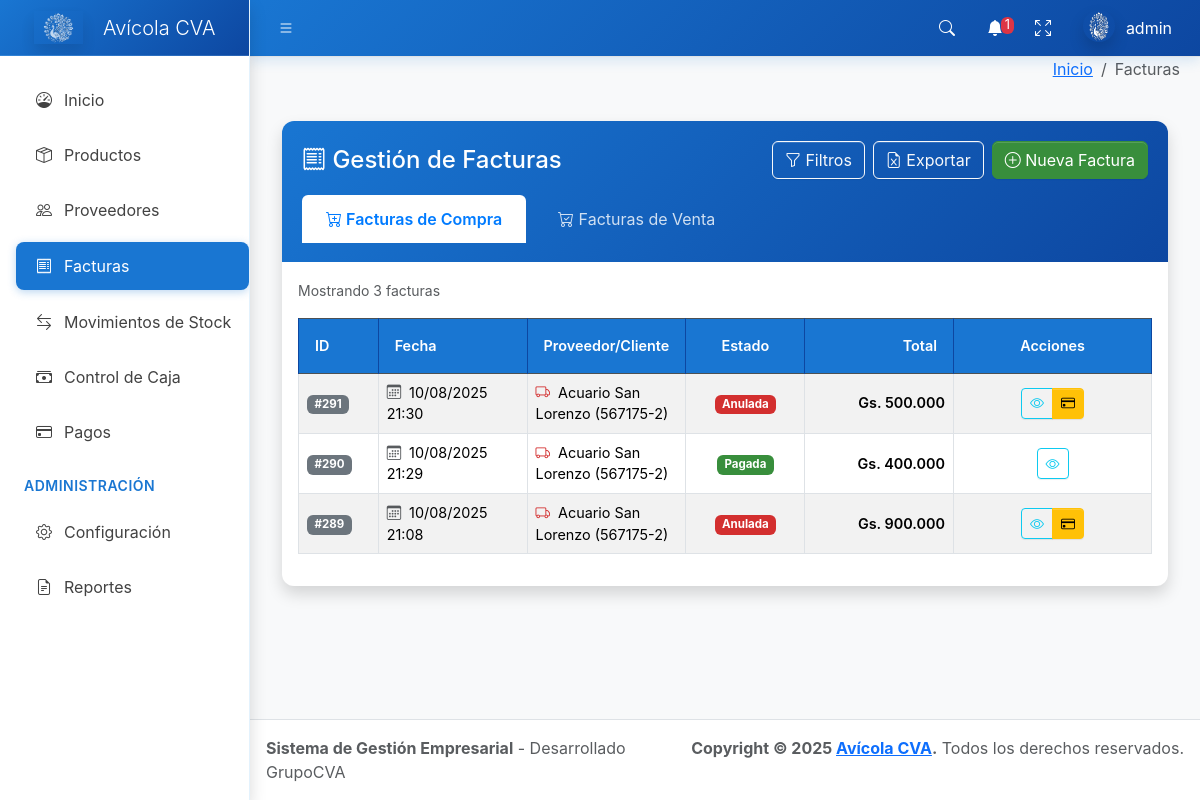
Screenshot of /facturas/ (signed in) with the database file from the repository.
### core/models.py (models this page shows, shortened)
class Factura(models.Model):
    TIPO_CHOICES = [
        ('compra', 'Compra'),
        ('venta', 'Venta'),
    ]
    ESTADO_CHOICES = [
        ('pendiente', 'Pendiente'),
        ('pagada', 'Pagada'),
        ('anulada', 'Anulada'),
    ]
    tipo = models.CharField(max_length=10, choices=TIPO_CHOICES, default='compra')
    numero = models.CharField(max_length=20)
    fecha = models.DateTimeField(default=timezone.now)
    proveedor = models.ForeignKey(Proveedor, on_delete=models.PROTECT, null=True, blank=True)
    cliente = models.ForeignKey(Cliente, on_delete=models.PROTECT, null=True, blank=True)
    subtotal = models.IntegerField()
    iva = models.IntegerField()
    total = models.IntegerField()
    estado = models.CharField(max_length=10, choices=ESTADO_CHOICES, default='pendiente')
    observacion = models.TextField(blank=True, null=True)
    fecha_creacion = models.DateTimeField(auto_now_add=True)
    usuario = models.ForeignKey(User, on_delete=models.PROTECT)
    class Meta:
        verbose_name = 'Factura'
        verbose_name_plural = 'Facturas'
        ordering = ['-fecha']
        unique_together = ['tipo', 'numero']
    @property
    def total_pagado(self):
        return sum(pago_factura.monto for pago_factura in self.pagos_facturas.all())
    @property
    def saldo_pendiente(self):
        return self.total - self.total_pagado

class Proveedor(models.Model):
    nombre = models.CharField(max_length=200)
    rif = models.CharField(max_length=20, unique=True)
    direccion = models.TextField()
    telefono = models.CharField(max_length=20)
    email = models.EmailField()
    saldo = models.IntegerField(default=0)
    activo = models.BooleanField(default=True)
    fecha_creacion = models.DateTimeField(auto_now_add=True)
    class Meta:
        verbose_name = 'Proveedor'
        verbose_name_plural = 'Proveedores'
        ordering = ['nombre']
    def __str__(self):
        return f'{self.nombre} ({self.rif})'

### core/views.py (the view, shortened to what this page needs)
# urls.py: path('facturas/', views.factura_list, name='factura_list'),
@login_required
def factura_list(request):
    tipo = request.GET.get('tipo', 'compra')  # Por defecto mostrar compras
    facturas = Factura.objects.filter(tipo=tipo)
    q = request.GET.get('q', '')
    desde = request.GET.get('desde', '')
    hasta = request.GET.get('hasta', '')
    if desde:
        facturas = facturas.filter(fecha__gte=desde)
    if hasta:
        facturas = facturas.filter(fecha__lte=hasta)
    facturas = facturas.order_by('-fecha')
    return render(request, 'factura_list.html', {
        'facturas': facturas,
        'tipo_actual': tipo,
        'tipos': [('compra', 'Compras'), ('venta', 'Ventas')]
    })

### templates/factura_list.html (shortened to what this page needs)
{% extends 'base.html' %}
{% load humanize custom_filters %}
{% block breadcrumb %}
<li class="breadcrumb-item active">Facturas</li>
{% endblock %}
{% block content %}
<div class="container-fluid mt-4">
  <div class="card shadow">
    <div class="card-header bg-primary text-white">
      <div class="d-flex justify-content-between align-items-center">
        <h4 class="mb-0"><i class="bi bi-receipt"></i> Gestión de Facturas</h4>
        <div class="d-flex ms-auto justify-content-end">
          <button class="btn btn-outline-light me-2" type="button" data-bs-toggle="collapse" data-bs-target="#filtros-facturas" aria-expanded="false">
            <i class="bi bi-funnel"></i> Filtros
          </button>
          <a href="{% url 'exportar_facturas_excel' %}?{{ request.GET.urlencode }}" class="btn btn-outline-light me-2" title="Exportar a Excel">
            <i class="bi bi-file-earmark-excel"></i> Exportar
          </a>
          <a href="{% url 'factura_crear' %}?tipo={{ tipo_actual }}" class="btn btn-success"><i class="bi bi-plus-circle"></i> Nueva Factura</a>
        </div>
      </div>
      <ul class="nav nav-tabs nav-tabs-custom mt-3" id="facturaTabs" role="tablist">
        <li class="nav-item" role="presentation">
          <a class="nav-link {% if tipo_actual == 'compra' %}active{% endif %}"
             href="{% url 'factura_list' %}?tipo=compra"
             role="tab">
            <i class="bi bi-cart-plus"></i> Facturas de Compra
          </a>
        </li>
        <li class="nav-item" role="presentation">
          <a class="nav-link {% if tipo_actual == 'venta' %}active{% endif %}"
             href="{% url 'factura_list' %}?tipo=venta"
             role="tab">
            <i class="bi bi-cart-check"></i> Facturas de Venta
          </a>
        </li>
      </ul>
    </div>
    <div class="card-body">
      <div class="row mb-3">
        <div class="col-md-6">
          <small class="text-muted">
            Mostrando {{ facturas.count }} facturas
          </small>
        </div>
        <div class="col-md-6 d-flex justify-content-end">
        </div>
      </div>
      <div class="table-responsive">
        <table class="table table-striped table-hover table-bordered">
          <thead class="table-dark">
            <tr>
              <th style="width: 80px;">ID</th>
              <th style="width: 150px;">Fecha</th>
              <th style="width: auto;">Proveedor/Cliente</th>
              <th style="width: 120px;" class="text-center">Estado</th>
              <th style="width: 150px;" class="text-end">Total</th>
              <th style="width: 200px;" class="text-center">Acciones</th>
            </tr>
          </thead>
          <tbody>
            {% for factura in facturas %}
            <tr class="align-middle">
              <td style="width: 80px;">
                <span class="badge bg-secondary">#{{ factura.id }}</span>
              </td>
              <td style="width: 150px;">
                <i class="bi bi-calendar3 text-muted me-1"></i>
                {{ factura.fecha|date:'d/m/Y H:i' }}
              </td>
              <td style="width: auto;">
                {% if factura.tipo == 'compra' %}
                  <i class="bi bi-truck text-danger me-1"></i>
                  {{ factura.proveedor }}
                {% else %}
                  <i class="bi bi-person text-primary me-1"></i>
                  {{ factura.cliente }}
                {% endif %}
              </td>
              <td style="width: 120px;" class="text-center">
                <span class="badge bg-{% if factura.estado == 'pagada' %}success{% elif factura.estado == 'anulada' %}danger{% else %}warning{% endif %}">
                  {{ factura.get_estado_display }}
                </span>
              </td>
              <td style="width: 150px;" class="text-end">
                {% if factura.total > 0 %}
                  <span class="fw-bold">Gs. {{ factura.total|floatformat:0|intcomma_dot }}</span>
                {% else %}
                  <span class="text-muted">—</span>
                {% endif %}
              </td>
              <td style="width: 200px;" class="text-center">
                <div class="btn-group" role="group">
                  <a href="{% url 'factura_ver' factura.pk %}" class="btn btn-outline-info btn-sm" title="Ver detalles">
                    <i class="bi bi-eye"></i>
                  </a>
                  {% if factura.tipo == 'compra' and factura.saldo_pendiente > 0 %}
                    <a href="{% url 'factura_pagos' factura.pk %}" class="btn btn-warning btn-sm" title="Pagar factura">
                      <i class="bi bi-credit-card"></i>
                    </a>
                  {% endif %}
                </div>
              </td>
            </tr>
            {% endfor %}
          </tbody>
        </table>
      </div>
    </div>
  </div>
</div>
{% endblock %}

### templates/base.html (shortened to what this page needs)
{% load static %}
<!doctype html>
<html lang="es">
  <head>
    <link
      rel="stylesheet"
      href="https://cdn.jsdelivr.net/npm/@fontsource/source-sans-3@5.0.12/index.css"
      media="print"
      onload="this.media='all'"
    />
    <link
      rel="stylesheet"
      href="https://cdn.jsdelivr.net/npm/overlayscrollbars@2.11.0/styles/overlayscrollbars.min.css"
    />
    <link
      rel="stylesheet"
      href="https://cdn.jsdelivr.net/npm/bootstrap-icons@1.13.1/font/bootstrap-icons.min.css"
    />
    <link
      href="https://cdn.jsdelivr.net/npm/bootstrap@5.3.2/dist/css/bootstrap.min.css"
      rel="stylesheet"
    />
    <link rel="stylesheet" href="{% static 'AdminLTE/dist/css/adminlte.css' %}" />
    <link
      rel="stylesheet"
      href="https://cdn.jsdelivr.net/npm/apexcharts@3.37.1/dist/apexcharts.css"
    />
    {% load static %}
    {% load humanize custom_filters %}
    {% with tema_actual=configuracion_sistema.tema_visual|default:"azul" %}
        {% if tema_actual == "azul" %}
            <link rel="stylesheet" href="{% static 'css/temas/tema-azul.css' %}" />
        {% elif tema_actual == "oscuro" %}
            <link rel="stylesheet" href="{% static 'css/temas/tema-oscuro.css' %}" />
        {% elif tema_actual == "minimalista" %}
            <link rel="stylesheet" href="{% static 'css/temas/tema-minimalista.css' %}" />
        {% else %}
            <link rel="stylesheet" href="{% static 'css/temas/tema-azul.css' %}" />
        {% endif %}
    {% endwith %}
  </head>
  <body class="layout-fixed sidebar-expand-lg sidebar-open bg-body-tertiary">
    <div class="app-wrapper">
      <nav class="app-header navbar navbar-expand bg-body">
        <div class="container-fluid">
          <ul class="navbar-nav">
            <li class="nav-item">
              <a class="nav-link" data-lte-toggle="sidebar" href="#" role="button">
                <i class="bi bi-list"></i>
              </a>
            </li>
          </ul>
          <ul class="navbar-nav ms-auto">
            <li class="nav-item">
              <a class="nav-link" data-widget="navbar-search" href="#" role="button">
                <i class="bi bi-search"></i>
              </a>
            </li>
            <li class="nav-item dropdown">
              <a class="nav-link" data-bs-toggle="dropdown" href="#">
                <i class="bi bi-bell-fill"></i>
                <span class="navbar-badge badge text-bg-danger">{{ total_alertas|default:0 }}</span>
              </a>
            </li>
            <li class="nav-item">
              <a class="nav-link" href="#" data-lte-toggle="fullscreen">
                <i data-lte-icon="maximize" class="bi bi-arrows-fullscreen"></i>
              </a>
            </li>
            <li class="nav-item dropdown user-menu">
              <a href="#" class="nav-link dropdown-toggle" data-bs-toggle="dropdown">
                <img
                  src="{% static 'img/logo.png' %}"
                  class="user-image rounded-circle shadow"
                  alt="User Image"
                />
                <span class="d-none d-md-inline">{{ user.username|default:"Usuario" }}</span>
              </a>
            </li>
          </ul>
        </div>
      </nav>
      <aside class="app-sidebar bg-body-secondary shadow" data-bs-theme="dark">
        <div class="sidebar-brand">
          <a href="{% url 'dashboard' %}" class="brand-link">
            <img
              src="{% static 'img/logo.png' %}"
              alt="Avícola CVA Logo"
              class="brand-image opacity-75 shadow"
            />
            <span class="brand-text fw-light">Avícola CVA</span>
          </a>
        </div>
        <div class="sidebar-wrapper">
          <nav class="mt-2">
                         <ul
               class="nav sidebar-menu flex-column"
               data-lte-toggle="treeview"
               role="navigation"
               aria-label="Main navigation"
               data-accordion="false"
               id="navigation"
             >
               <li class="nav-item">
                 <a href="{% url 'dashboard' %}" class="nav-link {% if request.resolver_match.url_name == 'dashboard' %}active{% endif %}">
                   <i class="nav-icon bi bi-speedometer"></i>
                   <p>Inicio</p>
                 </a>
               </li>
               <li class="nav-item">
                 <a href="{% url 'productos_list' %}" class="nav-link {% if 'producto' in request.resolver_match.url_name %}active{% endif %}">
                   <i class="nav-icon bi bi-box-seam"></i>
                   <p>Productos</p>
                 </a>
               </li>
               <li class="nav-item">
                 <a href="{% url 'proveedores_list' %}" class="nav-link {% if 'proveedor' in request.resolver_match.url_name %}active{% endif %}">
                   <i class="nav-icon bi bi-people"></i>
                   <p>Proveedores</p>
                 </a>
               </li>
              <li class="nav-item">
                <a href="{% url 'factura_list' %}" class="nav-link {% if 'factura' in request.resolver_match.url_name %}active{% endif %}">
                  <i class="nav-icon bi bi-receipt"></i>
                  <p>Facturas</p>
                </a>
              </li>
              <li class="nav-item">
                <a href="{% url 'stock_movimientos' %}" class="nav-link {% if 'stock' in request.resolver_match.url_name %}active{% endif %}">
                  <i class="nav-icon bi bi-arrow-left-right"></i>
                  <p>Movimientos de Stock</p>
                </a>
              </li>
              <li class="nav-item">
                <a href="{% url 'caja_list' %}" class="nav-link {% if 'caja' in request.resolver_match.url_name %}active{% endif %}">
                  <i class="nav-icon bi bi-cash-stack"></i>
                  <p>Control de Caja</p>
                </a>
              </li>
              <li class="nav-item">
                <a href="{% url 'pagos_dashboard' %}" class="nav-link {% if 'pagos' in request.resolver_match.url_name %}active{% endif %}">
                  <i class="nav-icon bi bi-credit-card"></i>
                  <p>Pagos</p>
                </a>
              </li>
              <li class="nav-header">ADMINISTRACIÓN</li>
              <li class="nav-item">
                <a href="{% url 'configuracion_panel' %}" class="nav-link {% if 'configuracion' in request.resolver_match.url_name %}active{% endif %}">
                  <i class="nav-icon bi bi-gear"></i>
                  <p>Configuración</p>
                </a>
              </li>
              <li class="nav-item">
                <a href="{% url 'reportes_dashboard' %}" class="nav-link {% if 'reporte' in request.resolver_match.url_name %}active{% endif %}">
                  <i class="nav-icon bi bi-file-earmark-text"></i>
                  <p>Reportes</p>
                </a>
              </li>
            </ul>
          </nav>
        </div>
      </aside>
      <div class="app-content">
        <div class="content-header">
          <div class="container-fluid">
            <div class="row mb-2">
              <div class="col-sm-6">
              </div>
              <div class="col-sm-6">
                <ol class="breadcrumb float-sm-end">
                  <li class="breadcrumb-item"><a href="{% url 'dashboard' %}">Inicio</a></li>
                  {% block breadcrumb %}{% endblock %}
                </ol>
              </div>
            </div>
          </div>
        </div>
        <div class="content">
          <div class="container-fluid">
            {% block content %}{% endblock %}
          </div>
        </div>
      </div>
      <footer class="app-footer">
        <div class="float-end d-none d-sm-inline">
          <strong>Copyright &copy; 2025 <a href="#">Avícola CVA</a>.</strong> Todos los derechos reservados.
        </div>
        <div>
          <strong>Sistema de Gestión Empresarial</strong> - Desarrollado GrupoCVA
        </div>
      </footer>
    </div>
  </body>
</html>

### rows the page displays
Factura: id "291", fecha "10/08/2025 21:30", proveedor "Acuario San Lorenzo (567175-2)", estado "Anulada", total "500.000", tipo "compra" (drawn)
Factura: id "290", fecha "10/08/2025 21:29", proveedor "Acuario San Lorenzo (567175-2)", estado "Pagada", total "400.000"
Factura: id "289", fecha "10/08/2025 21:08", proveedor "Acuario San Lorenzo (567175-2)", estado "Anulada", total "900.000", tipo "compra" (drawn)

### other values shown
{{ total_alertas|default:0 }} "1"
{{ user.username|default:"Usuario" }} "admin"
{{ facturas.count }} "3"
